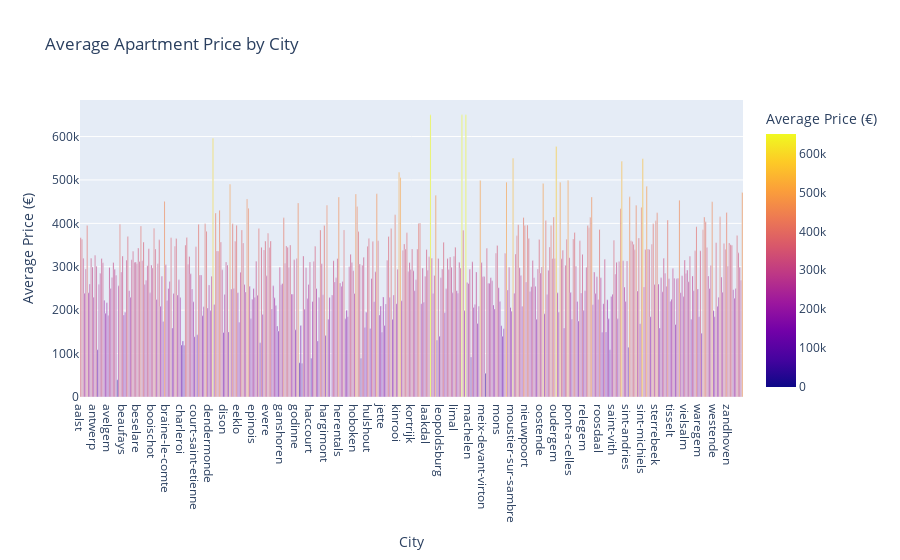

The code cell stored with this chart in its notebook:
### Code cell
import plotly.express as px

# Group by city and calculate average price
avg_price_city = apartments.groupby("city", as_index=False)["Price"].mean()

# Make a bar chart
fig = px.bar(
    avg_price_city,
    x="city",
    y="Price",
    title="Average Apartment Price by City",
    labels={"city": "City", "Price": "Average Price (€)"},
    color="Price",
)
fig.show()

### Figure 1 — Plotly figure (JSON) as saved in the notebook; plotly's stock layout.template omitted (floating-point values rounded to 4 significant figures; data arrays with more than 128 entries replaced by an {"elided": "..."} marker saying what was removed)
{"data": [{"hovertemplate": "City=%{x}<br>Average Price (€)=%{marker.color}<extra></extra>", "legendgroup": "", "marker": {"color": {"elided": "506 float values"}, "coloraxis": "coloraxis", "pattern": {"shape": ""}}, "name": "", "orientation": "v", "showlegend": false, "textposition": "auto", "type": "bar", "x": {"elided": "506 str values"}, "xaxis": "x", "y": {"elided": "506 float values"}, "yaxis": "y"}], "layout": {"barmode": "relative", "coloraxis": {"colorbar": {"title": {"text": "Average Price (€)"}}, "colorscale": [[0, "#0d0887"], [0.1111, "#46039f"], [0.2222, "#7201a8"], [0.3333, "#9c179e"], [0.4444, "#bd3786"], [0.5556, "#d8576b"], [0.6667, "#ed7953"], [0.7778, "#fb9f3a"], [0.8889, "#fdca26"], [1, "#f0f921"]]}, "legend": {"tracegroupgap": 0}, "title": {"text": "Average Apartment Price by City"}, "xaxis": {"anchor": "y", "domain": [0, 1], "title": {"text": "City"}}, "yaxis": {"anchor": "x", "domain": [0, 1], "title": {"text": "Average Price (€)"}}}}
